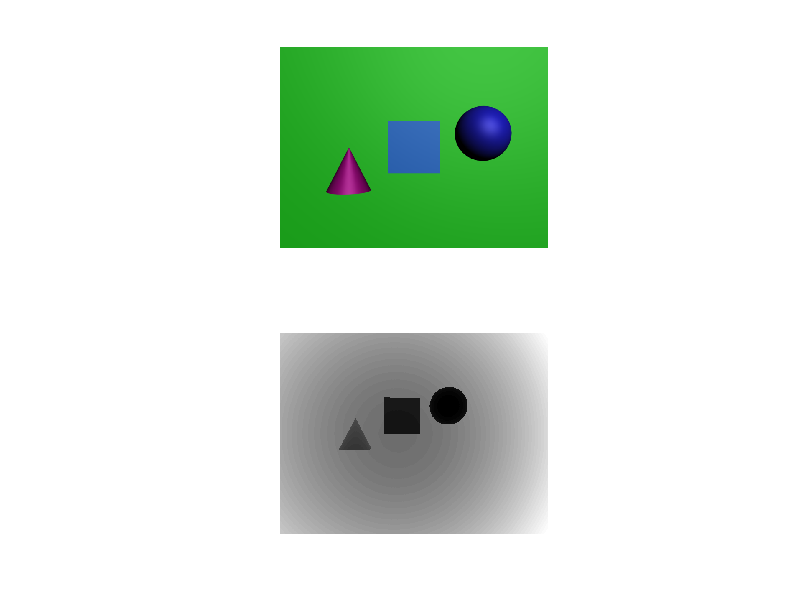

MATLAB code to generate this figure: (Note: this script raises an error after producing the figure.)
%--------------------------------------------------------------------------
% COMP.SGN.320 3D and Virtual Reality 
%
%
% Your implementation should run by executing this m-file ("run LW2.m"), 
% but feel free to create additional files for your own functions
% Make sure it runs without errors after unzipping
%
% Fill out the information below
%
% Group members: Antti-Jussi Mäkipää & Teemu Miettunen
% Additional tasks completed (5, 6, 7, 8):
%
% Fill in your implementation at the assigned slots. You can use the 
% existing drawing scripts or draw your own figures. 
% To give an impression of the scope of each task, 
% the number of lines of code in the reference implementation is given
% This is highly subjective depending on coding style, and should not
% be considered as a requirement. Use as much code as you need, but if you
% start having 10 times the lines, you may consider that there might be an
% easier way to do it.
%--------------------------------------------------------------------------

% Load synthetic data:
load synthdata

% Load real data:
%   .Depth from Kinect is in "mm";
%   .Translation vector is in "mm";
%   .Intrinsic parameters are in "pixels";
  
% load KinectData.mat
%kinect_data = load('./KinectData.mat');
%Image = imread('./Colour_rect.tif');
%Depth = imread('./Depth_rect.tif');

%% Task 1: Plotting global point cloud (8 lines of code)
% Back projection from PMD image plane to global space
subplot(2,1,1), imshow(Image);
subplot(2,1,2), imshow(Depth, []);
%LW2_Demo

[u,v] = meshgrid(1:size(Depth,2), 1:size(Depth,1));
figure;

u_center = u - max(u, [], 'all')/2;
v_center = v - max(v, [], 'all')/2;

Depth = (Dparam.fx*Depth)./(Dparam.fx^2+u_center.^2+v_center.^2).^(1/2);
mesh(u,v,Depth)
%Depth = Depth / 10000;
x = (u*Dparam.pixelsize - (Dparam.cx * Dparam.pixelsize)) / (Dparam.fx) .* Depth;
y = (v*Dparam.pixelsize - (Dparam.cy * Dparam.pixelsize)) / (Dparam.fy) .* Depth;


x = reshape(x.', 1, []);
y = reshape(y.', 1, []);
Depth = reshape(Depth.', 1, []);
max(Depth)
min(Depth)


X = [x y Depth];

% Plotting
figure; hold on;
scatter3(x, y, Depth, 10, Depth);
%scatter3(X(1, :), X(2, :), X(3, :), 10, X(3, :));
colormap jet; colorbar;
scatter3(0, 0, 0, 500, 'gx', 'LineWidth', 2)
title('Task 1: Point cloud in global (x,y,z) space');
set(gca,'YDir','reverse');
set(gca,'ZDir','reverse');
xlabel('X'); ylabel('Y'); zlabel('Z');
axis equal
drawnow;
%% Task 2: Projection to color camera image plane (5 lines of code)




% Plotting
figure; axis equal
imshow(Image, []); hold on; %#ok<*NODEF>

% Only drawing the objects in front to check alignment
objectmask = z_colorcam<13;
sc = scatter(u_colorcam(objectmask), v_colorcam(objectmask), 10, z_colorcam(objectmask), 'filled');
sc.MarkerEdgeAlpha = 0.2;
sc.MarkerFaceAlpha = 0.2;
title( 'Task 2: Global depth points projected on image plane of the color camera');
drawnow;

%% Task 3: Resampling projected data (3 lines of code)




% Plotting
figure;
subplot( 131); imshow( Image, []); title('Task 3: Original color image')
subplot( 132); imshow( z_colorcam_reg, []); title('Task 3: Resampled depth image');
subplot( 133); imshowpair( Image, z_colorcam_reg); title('Task 3: Resampled depth on original color')

%% Task 4: Visualizing combined depth/color data

% Well, actually, this one is just plotting so you're done already
figure; 
surf(z_colorcam_reg, double(Image), 'EdgeColor', 'none')
set(gca,'ZDir','reverse');
set(gca,'YDir','reverse');
title( 'Task 4: 3D mesh generated from resampled depth')
drawnow;

%% Task 5: Artifact removal (6 lines of code)

% Just plotting here, add your implementation to the edgeRemoval.h function
figure; 
h = surf(z_colorcam_reg, double(Image), 'EdgeColor', 'none');
set(gca,'ZDir','reverse');
set(gca,'YDir','reverse');
title( 'Task 5: 3D mesh generated from resampled depth with edge artifacts removed')
edgeRemoval(h);


%% Task 6: Color resampling (4 lines of code)



% Plotting
figure; 

subplot( 231); imshow( Image, []); title('Task 3: Original color image')
subplot( 232); imshow( z_colorcam_reg, []); title('Task 3: Resampled depth image');
subplot( 233); imshowpair( Image, z_colorcam_reg); title('Task 3: Resampled depth on original color')

subplot( 234); imshow( resampledColorImage, []); title('Task 6: Resampled color image')
subplot( 235); imshow( z, []); title('Task 6: Original depth image');
subplot( 236); imshowpair( resampledColorImage, z); title('Task 6: Resampled color on original depth')
drawnow;



%% Task 7: Z-buffering (19 lines of code)





% Plotting
figure;
subplot(131);
scatter(u_colorcam(:)', v_colorcam(:)', 10, z_colorcam)
ylim([0 size(Depth, 1)]); xlim([0 size(Depth, 2)]);
title( 'Irregular'); 
set(gca,'YDir','reverse'); 
axis image; 
drawnow;

subplot(132);
axis equal
scatter(uc(:), vc(:), 10, z_colorcam_reg(:))
ylim([0 size(Depth, 1)]); xlim([0 size(Depth, 2)]);
title( 'Regular'); 
set(gca,'YDir','reverse'); 
axis image; 
drawnow;

subplot(133);
axis equal
scatter(uc(:), vc(:), 10, z_colorcam_reg_zbuf(:))
ylim([0 size(Depth, 1)]); xlim([0 size(Depth, 2)]);
title( 'Regular z-buffered');
set(gca,'YDir','reverse'); 
axis image; 
drawnow;

figure; 
subplot(231); imshow( z_colorcam_reg, []);
title( 'Task 7: Depth data resampled into a regular grid ');
subplot(234); imshow( z_colorcam_reg_zbuf, []);
title( 'Task 7: Depth data resampled into a regular grid after Z-buffering');
subplot(2, 3, [2 3 5 6]); h = surf(z_colorcam_reg_zbuf, double(Image), 'EdgeColor', 'none');
set(gca,'ZDir', 'reverse')
set(gca,'YDir','reverse');
title( 'Task 7: Z-buffering 3D mesh generated from resampled depth')
edgeRemoval(h);
drawnow;
%% Task 8: Occlusion handling (14 lines of code)



% Plotting
figure;
scatter3(u_colorcam, v_colorcam, z_colorcam(:), 10, z_colorcam(:));
hold on;
plot(planeModel)
scatter3(u_missing, v_missing, z_missing, 50, 'gx');
set(gca,'YDir','reverse');
set(gca,'ZDir','reverse');
title('UVZ-point cloud with the plane fit (red) and missing pixels (green)')
drawnow;


figure; 
subplot(231); imshow( z_colorcam_reg_zbuf, []);
title( 'Task 7: Depth data resampled into a regular grid after Z-buffering ');
subplot(234); imshow( z_colorcam_reg_zbuf_filled, []);
title( 'Task 7: Depth data resampled into a regular grid after Z-buffering and occlusion filling');

subplot(2, 3, [2 3 5 6]); h = surf(z_colorcam_reg_zbuf_filled, double(Image), 'EdgeColor', 'none');
set(gca,'ZDir', 'reverse')
set(gca,'YDir','reverse');
title( 'Task 8: Z-buffering 3D mesh generated from resampled depth')
edgeRemoval(h);
drawnow;





